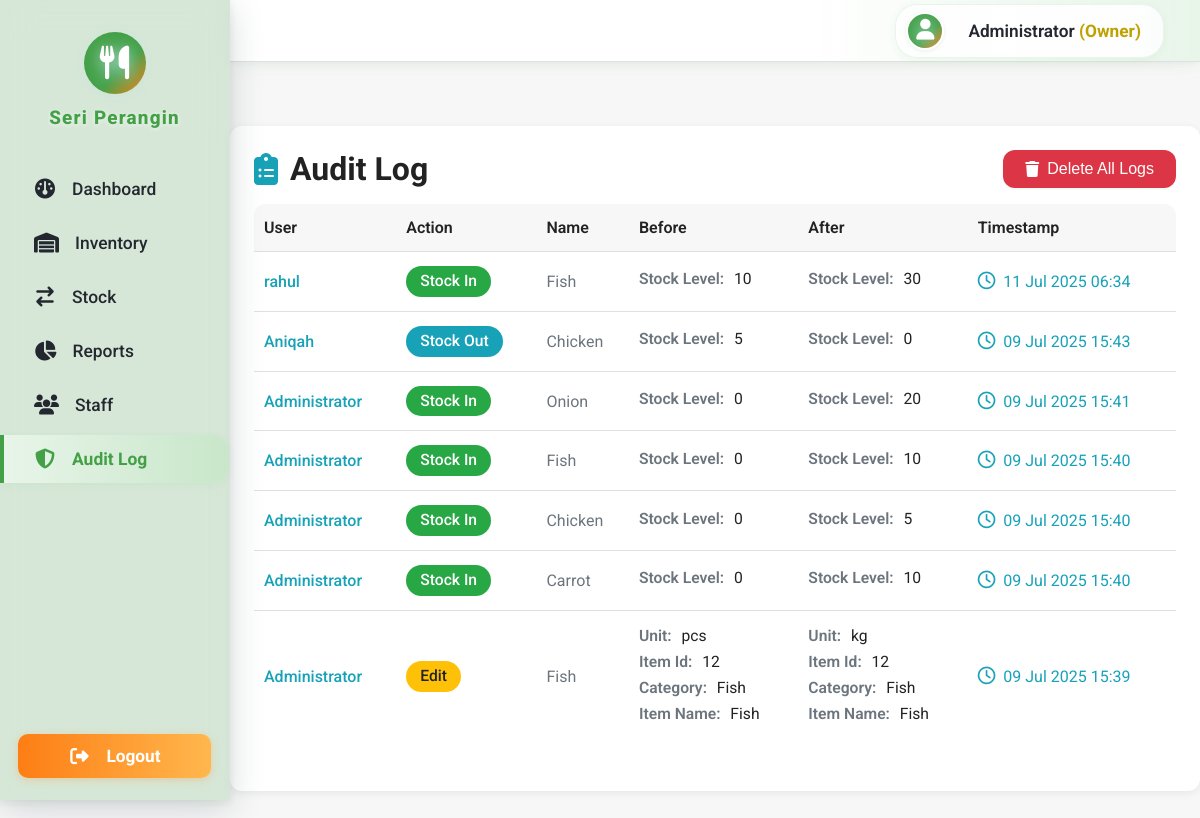
/audit_logs.php (signed in), run on the app's committed database.
### tables this page shows
CREATE TABLE `audit_logs` (
  `id` int NOT NULL,
  `user_name` varchar(100) DEFAULT NULL,
  `action` varchar(16) NOT NULL,
  `item_id` int DEFAULT NULL,
  `before_data` json NOT NULL,
  `after_data` json DEFAULT NULL,
  `timestamp` datetime DEFAULT CURRENT_TIMESTAMP,
  `created_at` timestamp NOT NULL DEFAULT CURRENT_TIMESTAMP
);

CREATE TABLE `inventory` (
  `item_id` int NOT NULL,
  `item_name` varchar(100) NOT NULL,
  `category` varchar(50) NOT NULL,
  `unit` varchar(20) NOT NULL,
  `created_at` timestamp NULL DEFAULT CURRENT_TIMESTAMP,
  `image_path` varchar(255) DEFAULT NULL
);

### audit_logs.php (the view, shortened to what this page needs)
<?php
include 'includes/navbar.php';
require_once 'includes/db.php';
$sql = "SELECT a.*, i.item_name FROM audit_logs a LEFT JOIN inventory i ON a.item_id = i.item_id ORDER BY a.created_at DESC LIMIT 200";
$result = mysqli_query($conn, $sql);
$logs = [];
if ($result) {
  while ($row = mysqli_fetch_assoc($result)) {
    $logs[] = $row;
  }
}
function pretty_audit_data($json)
{
  $arr = json_decode($json, true);
  unset($arr['image_path'], $arr['created_at']);
  $out = '<ul class="audit-data-list">';
  foreach ($arr as $k => $v) {
    $label = ucwords(str_replace('_', ' ', $k));
    $out .= '<li><span class="audit-data-label">' . htmlspecialchars($label) . ':</span> <span class="audit-data-value">' . htmlspecialchars($v) . '</span></li>';
  }
  $out .= '</ul>';
  return $out;
}
?>
<link rel="stylesheet" href="assets/css/global.css?v=2">
<main class="audit-main">
  <div class="glassy-card card shadow audit-card">
    <div class="flex flex-between mb-2">
      <h1 class="audit-title"><i class="fa-solid fa-clipboard-list text-info"></i> Audit Log</h1>
      <form id="deleteAllLogsForm" method="post" style="margin:0;">
        <button type="button" class="btn btn-danger" id="deleteAllLogsBtn"><i class="fa-solid fa-trash"></i> Delete All
          Logs</button>
      </form>
    </div>
    <div class="audit-table-wrapper">
      <table class="table audit-table">
        <thead>
          <tr>
            <th>User</th>
            <th>Action</th>
            <th>Name</th>
            <th>Before</th>
            <th>After</th>
            <th>Timestamp</th>
          </tr>
        </thead>
        <tbody>
          <?php foreach ($logs as $log): ?>
            <tr>
              <td><span class="text-info audit-user">
                  <?php echo htmlspecialchars($log['user_name'] ?? 'Unknown User'); ?></span></td>
              <td>
                <span class="badge <?php
                if ($log['action'] === 'delete')
                  echo 'bg-danger';
                else if ($log['action'] === 'edit')
                  echo 'bg-warning';
                else if ($log['action'] === 'stock_in')
                  echo 'bg-success';
                else if ($log['action'] === 'stock_out')
                  echo 'bg-info';
                else
                  echo 'bg-secondary';
                ?>">
                  <?php
                  if ($log['action'] === 'stock_in')
                    echo 'Stock In';
                  else if ($log['action'] === 'stock_out')
                    echo 'Stock Out';
                  else if ($log['action'] === 'edit')
                    echo 'Edit';
                  else if ($log['action'] === 'delete')
                    echo 'Delete';
                  else
                    echo htmlspecialchars(ucfirst($log['action']));
                  ?>
                </span>
              </td>
              <td><span class="text-muted audit-item"><?php echo htmlspecialchars($log['item_name'] ?? ''); ?></span></td>
              <td><?php echo pretty_audit_data($log['before_data']); ?></td>
              <td><?php echo pretty_audit_data($log['after_data']); ?></td>
              <td><span class="text-info audit-time"><i class="fa-regular fa-clock"></i>
                  <?php echo date('d M Y H:i', strtotime($log['created_at'])); ?></span></td>
            </tr>
          <?php endforeach; ?>
        </tbody>
      </table>
    </div>
  </div>
</main>

### assets/css/global.css (style rules this page uses)
.card { background: var(--card-bg); border-radius: var(--radius); box-shadow: var(--shadow); padding: 24px; margin-bottom: 24px; }
.btn { display: inline-flex; align-items: center; gap: 8px; background: var(--primary); color: #fff; border: none; border-radius: var(--radius); padding: 10px 22px; font-weight: 500; font-size: 1rem; cursor: pointer; transition: background 0.2s, box-shadow 0.2s; box-shadow: 0 1px 3px rgba(40,167,69,0.08); }
.btn-danger { background: var(--danger); }
.table { width: 100%; border-collapse: collapse; background: var(--card-bg); border-radius: var(--radius); overflow: hidden; margin-bottom: 24px; }
.table th, .table td { padding: 14px 10px; text-align: left; border-bottom: 1px solid var(--border); vertical-align: middle; }
.table th { background: var(--bg); font-weight: 600; }
.table tr:last-child td { border-bottom: none; }
.table td .fa-solid, .table td .fa-regular { font-size: 1.1em; margin-right: 4px; }
.badge { display: inline-flex; align-items: center; gap: 6px; font-size: 0.98rem; font-weight: 500; padding: 6px 14px; border-radius: 16px; line-height: 1.2; vertical-align: middle; }
.text-info { color: var(--info); }
.text-muted { color: var(--muted); }
.bg-success { background: var(--success); color: #fff; }
.bg-warning { background: var(--warning); color: #222; }
.bg-info { background: var(--info); color: #fff; }
.shadow { box-shadow: var(--shadow); }
.flex { display: flex; }
.flex-between { display: flex; justify-content: space-between; align-items: center; }
.mb-2 { margin-bottom: 16px; }
.audit-main { padding: 32px 0 0 0; min-height: 100vh; background: var(--bg); margin-left: 230px; }
.audit-card { max-width: 1200px; margin: 32px auto 0 auto; }
.audit-table-wrapper { overflow-x: auto; }
.audit-title { font-size: 2rem; font-weight: 700; display: flex; align-items: center; gap: 12px; }
.audit-user { font-weight: 500; }
.audit-item { font-size: 1rem; }
.audit-time { font-size: 1rem; white-space: nowrap; }
.audit-data-list { list-style: none; padding: 0; margin: 0; }
.audit-data-list li { margin-bottom: 4px; font-size: 0.98rem; line-height: 1.4; }
.audit-data-label { font-weight: 600; color: var(--muted); margin-right: 6px; }
.audit-data-value { color: var(--text); }

### data on the page
audit_logs: user_name "rahul", action "Stock In", item.item_name "Fish", label "Stock Level", before_data "10", after_data "30", created_at "11 Jul 2025 06:34"
audit_logs: user_name "Aniqah", action "Stock Out", item.item_name "Chicken", label "Stock Level", before_data "5", after_data "0", created_at "09 Jul 2025 15:43"
audit_logs: user_name "Administrator", action "Stock In", item.item_name "Onion", label "Stock Level", before_data "0", after_data "20", created_at "09 Jul 2025 15:41"
audit_logs: user_name "Administrator", action "Stock In", item.item_name "Fish", label "Stock Level", before_data "0", after_data "10", created_at "09 Jul 2025 15:40"
audit_logs: user_name "Administrator", action "Stock In", item.item_name "Chicken", label "Stock Level", before_data "0", after_data "5", created_at "09 Jul 2025 15:40"
audit_logs: user_name "Administrator", action "Stock In", item.item_name "Carrot", label "Stock Level", before_data "0", after_data "10", created_at "09 Jul 2025 15:40"
audit_logs: user_name "Administrator", action "Edit", item.item_name "Fish", label "Unit", v "pcs", label "Item Id", v "12", label "Category", v "Fish", label "Item Name", v "kg", created_at "09 Jul 2025 15:39"

### other printed values
$_SESSION['name'] "Administrator"
$_SESSION['role'] "Owner"
